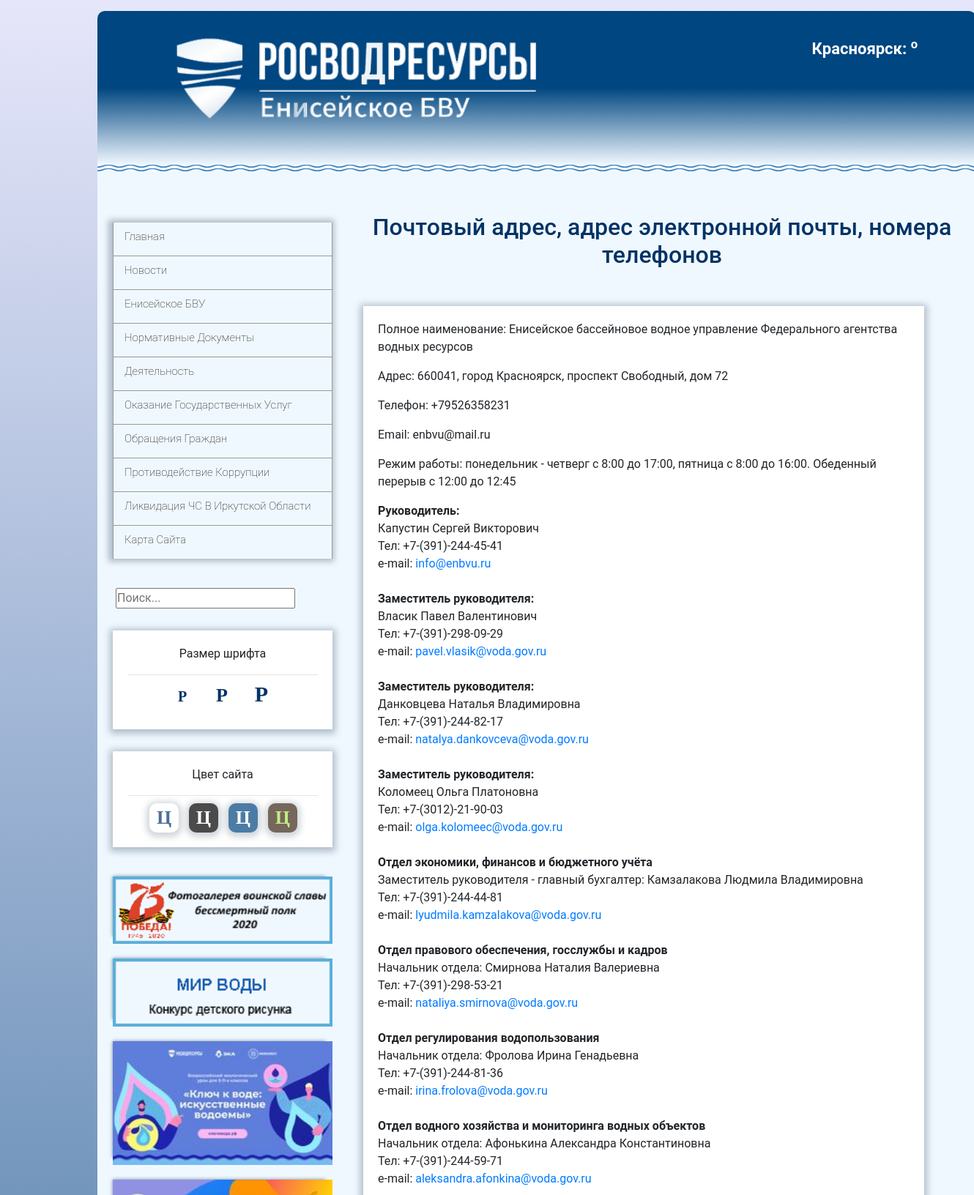
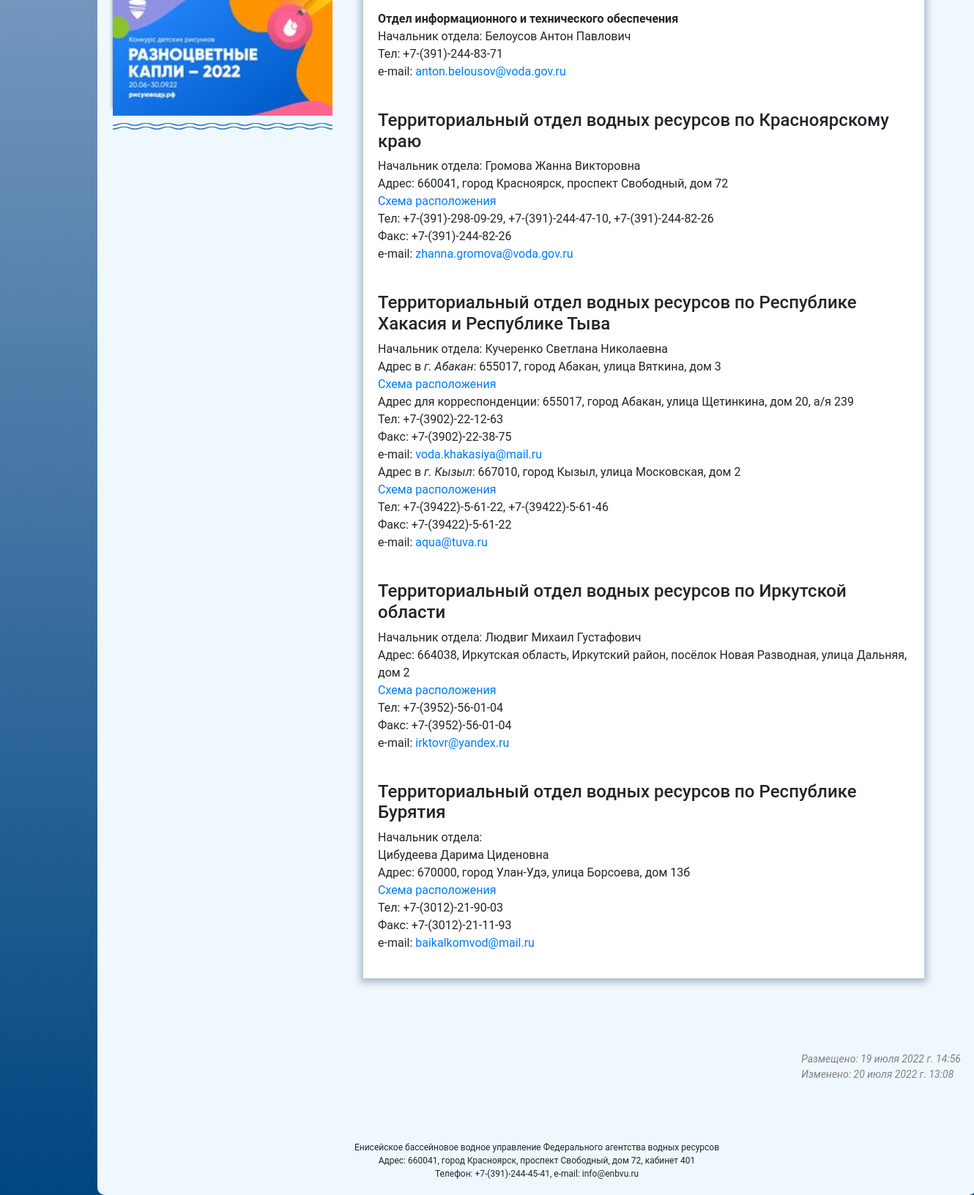
Page /enisejskoe-bvu/kontaktnye-dannye/ on the committed database (2 pictures, top to bottom).
### index_enbvu/models.py (models this page shows, shortened)
class Menu(models.Model):
    title = models.CharField(max_length=250, verbose_name='Название')
    url = models.SlugField(max_length=250, unique=True, db_index=True, verbose_name='URL')
    class Meta:
        verbose_name = 'Пункт меню'
        verbose_name_plural = '1. Меню'
        ordering = ['id']

class PhotoLink(models.Model):
    photo = models.ImageField(upload_to='index_enbvu/photo_link', verbose_name='Картинка')
    url = models.CharField(max_length=300, verbose_name='Ссылка на ресурс')
    class Meta:
        verbose_name = 'Ссылку на внешний ресурс'
        verbose_name_plural = '2. Ссылки на внешний ресурс'

### enisey_bvu/models.py (models this page shows, shortened)
class Content(models.Model):
    title = models.CharField(max_length=255, verbose_name='Заголовок', blank=True)
    content = models.TextField(verbose_name='Текст страницы', blank=True)
    date_created = models.DateTimeField(verbose_name='Дата добавления')
    date_change = models.DateTimeField(auto_now=True, verbose_name='Дата изменения')
    mode_page = models.ForeignKey('ModePage', on_delete=models.CASCADE, verbose_name='Вид контекста')
    un_menu_enbv = models.ForeignKey('UnMenuENBVU', on_delete=models.CASCADE, verbose_name='Подпункт меню')
    class Meta:
        verbose_name = 'Контент'
        verbose_name_plural = '1. Добавить Контент'
        ordering = ['-date_change']

### enisey_bvu/views.py (the view)
# urls.py: path('kontaktnye-dannye/', ShowPageContact.as_view(), name='kontaktnye_dannye'),
class ShowPageContact(DataMixin, ListView):
    model = Content
    template_name = 'enisey_bvu/contact.html'
    def get_context_data(self, *, object_list=None, **kwargs):
        context = super().get_context_data(**kwargs)
        context['menu'] = UnMenuENBVU.objects.filter(name='Контактные данные')
        user_context = self.get_user_context(unMenuArg=context['menu'][:1], title='Енисейское БВУ. Контактные данные')
        return dict(list(context.items()) + list(user_context.items()))

### index_enbvu/models.py (called while the page is built)
    def __str__(self):
        return self.title

### enisey_bvu/templates/enisey_bvu/contact.html (shortened to what this page needs)
{% extends 'index_enbvu/base.html' %}
{% load static %}
{% block content %}
<main id="main">
{% for obj in obj_model %}
    {% if obj.mode_page_id == 1 %}
        <h2 style="text-align: center; margin-bottom: 50px;">{{ obj.title|safe }}</h2>
    <div class="base-box" style="margin-top: 10px;">
        <div id="box_cont">
            {{ obj.content|safe }}
        </div>
    </div>
    {% endif %}
{% endfor %}
    <div class="box-date">
        <p>Размещено: {{ date_created.date_created }}</p>
        <p>Изменено: {{ date_change.date_change__max}}</p>
    </div>
</main>
{% endblock %}

### index_enbvu/templates/index_enbvu/base.html (shortened to what this page needs)
{% load static %}
<!DOCTYPE html>
<html lang="en" xmlns="http://www.w3.org/1999/html">
<head>
    <link rel="stylesheet" href="{% static 'css/style.css'  %}">
    <link rel="stylesheet" href="{% static 'css/enisey_bvu.css'  %}">
    <link rel="stylesheet" href="{% static 'css/appeal.css'  %}">
    <link rel="stylesheet" href="https://cdn.jsdelivr.net/npm/bootstrap@4.5.3/dist/css/bootstrap.min.css"
>
</head>
<body id="body">
{% block menu %}
<header>
    <div class="logo">
        <a href="{% url 'base_page' %}"><img src="{% static 'index_enbvu/logo.png' %}" alt="Енисейское БВУ"></a>
        <div class="weather">
            <p>Красноярск: {{info_weather.temp}}<sup>o</sup></p>
        </div>
    </div>
</header>
<div class="tide-hr">
    <hr class="tide">
    <hr class="tide">
</div>
<div class="content" id="content">
    <nav>
        <div class="cm-e-menu">
            <ul id="list_menu">
                {% for point in menu %}
                {% if point.title == 'Главная' %}
                <li class="topmenu" id="tophead"><a href="{% url 'base_page' %}">{{point.title}}</a></li>
                {% elif point.title == 'Новости' %}
                <li class="topmenu" id="topnews"><a href="{% url 'news_page' %}">{{point.title}}</a></li>
                {% else %}
                <li class="topmenu">
                    {% if point.title == 'Ликвидация ЧС в Иркутской области' %}
                    <a href="{% url 'deyatelnost:likvidaciya_chs' %}">{{ point.title }}</a>
                    {% elif point.title == 'Карта сайта' %}
                    <a href="{% url 'map' %}">{{ point.title }}</a>
                    {% else %}
                    {{point.title}}
                    {% endif %}
                </li>
                {% endif %}
                {% endfor %}
            </ul>
        </div>
        <form action="{% url 'search_results_view' %}" method="get" class="form-search">
            <input type="text" name="q" placeholder="Поиск..." maxlength="60">
        </form>
        <div class="font-page">
            <p>Размер шрифта</p>
            <hr style="margin: 0">
            <input type="button" value="P" id="small_size" class="small-size">
            <input type="button" value="P" id="average_size" class="average-size">
            <input type="button" value="P" id="high_size" class="high-size">
        </div>
        <div class="font-page">
            <p>Цвет сайта</p>
            <hr style="margin: 0">
            <input type="button" value="Ц" id="white_color" class="white-color">
            <input type="button" value="Ц" id="black_color" class="black-color">
            <input type="button" value="Ц" id="blue_color" class="blue-color">
            <input type="button" value="Ц" id="brown_color" class="brown-color">
        </div>
        <div class="board">
            {% for photo in photo_link %}
            {% if 'http' in photo.url %}
            <a href="{{ photo.url }}" target="_blank"><img src="{{ photo.photo.url }}" alt="..."></a>
            {% else %}
            <a href="/{{ photo.url }}/"><img src="{{ photo.photo.url }}" alt="..."></a>
            {% endif %}
            {% endfor %}
        </div>
        <hr class="tide-link">
        <hr class="tide">
    </nav>
    {% endblock %}
    {% block content %}
    {% endblock %}
</div>
<footer id="footer">
    <div>
        <p>Енисейское бассейновое водное управление Федерального агентства водных ресурсов</p>
        <p>Адрес: 660041, город Красноярск, проспект Свободный, дом 72, кабинет 401</p>
        <p>Телефон: +7-(391)-244-45-41, e-mail: info@enbvu.ru</p>
    </div>
</footer>
</body>
</html>

### index_enbvu/static/css/enisey_bvu.css (style rules this page uses)
h2 { text-align: center; color: #003366; margin-bottom: 20px; }

### rows in the picture
Menu: title "Главная"
Menu: title "Новости"
Menu: title "Енисейское БВУ"
Menu: title "Нормативные Документы"
Menu: title "Деятельность"
Menu: title "Оказание Государственных Услуг"
Menu: title "Обращения Граждан"
Menu: title "Противодействие Коррупции"
Menu: title "Ликвидация ЧС В Иркутской Области"
Menu: title "Карта Сайта"
PhotoLink: photo (picture)
PhotoLink: photo (picture)
PhotoLink: photo (picture)
PhotoLink: photo (picture)
Content: title "Почтовый адрес, адрес электронной почты, номера телефонов", content "Полное наименование: Енисейское бассейновое водное управление Федерального агентства водных ресурсов Адрес: 660041, город Красноярск, проспект Свободный, дом 72 Телефон: +79526358231 Email: enbvu@mail.ru Режим работы: понедельник - четверг с 8:00 до 17:00, пятница с 8:00 до 16:00. Обеденный перерыв с 12:00 до 12:45 Руководитель: Капустин Сергей Викторович Тел: +7-(391)-244-45-41 e-mail: info@enbvu.ru Заместитель руководителя: Власик Павел Валентинович Тел: +7-(391)-298-09-29 e-mail: pavel.vlasik@voda.gov.ru Заместитель руководителя: Данковцева Наталья Владимировна Тел: +7-(391)-244-82-17 e-mail: natalya.dankovceva@voda.gov.ru Заместитель руководителя: Коломеец Ольга Платоновна Тел:…", date_created "19 июля 2022 г. 14:56"

### other values in the picture
{{ date_change.date_change__max }} "20 июля 2022 г. 13:08"
